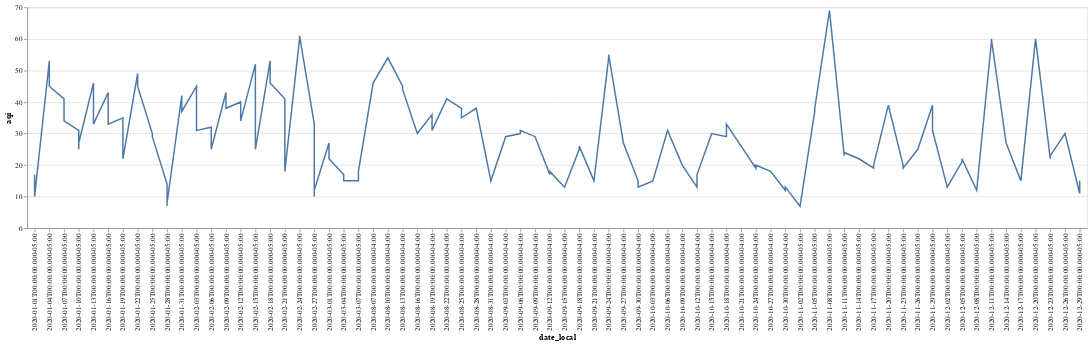

The cell this chart's notebook holds for it:
### Code cell
pm25_local_2020 = pd.read_csv("../data/final/epa_air_params/pm25_local_2020_avg_df.csv")
alt.Chart(pm25_local_2020).mark_line().encode(
    x="date_local",
    y="aqi"
)

### Figure 1 — Vega-Lite specification as saved in the notebook (floating-point values rounded to 4 significant figures; data arrays with more than 128 entries replaced by an {"elided": "..."} marker saying what was removed)
{"config": {"view": {"continuousWidth": 400, "continuousHeight": 300}}, "data": {"name": "data-8a544715cb44750d497b91ec67b2e12b"}, "mark": "line", "encoding": {"x": {"type": "nominal", "field": "date_local"}, "y": {"type": "quantitative", "field": "aqi"}}, "$schema": "https://vega.github.io/schema/vega-lite/v4.8.1.json", "datasets": {"data-8a544715cb44750d497b91ec67b2e12b": {"elided": "524 records"}}}
